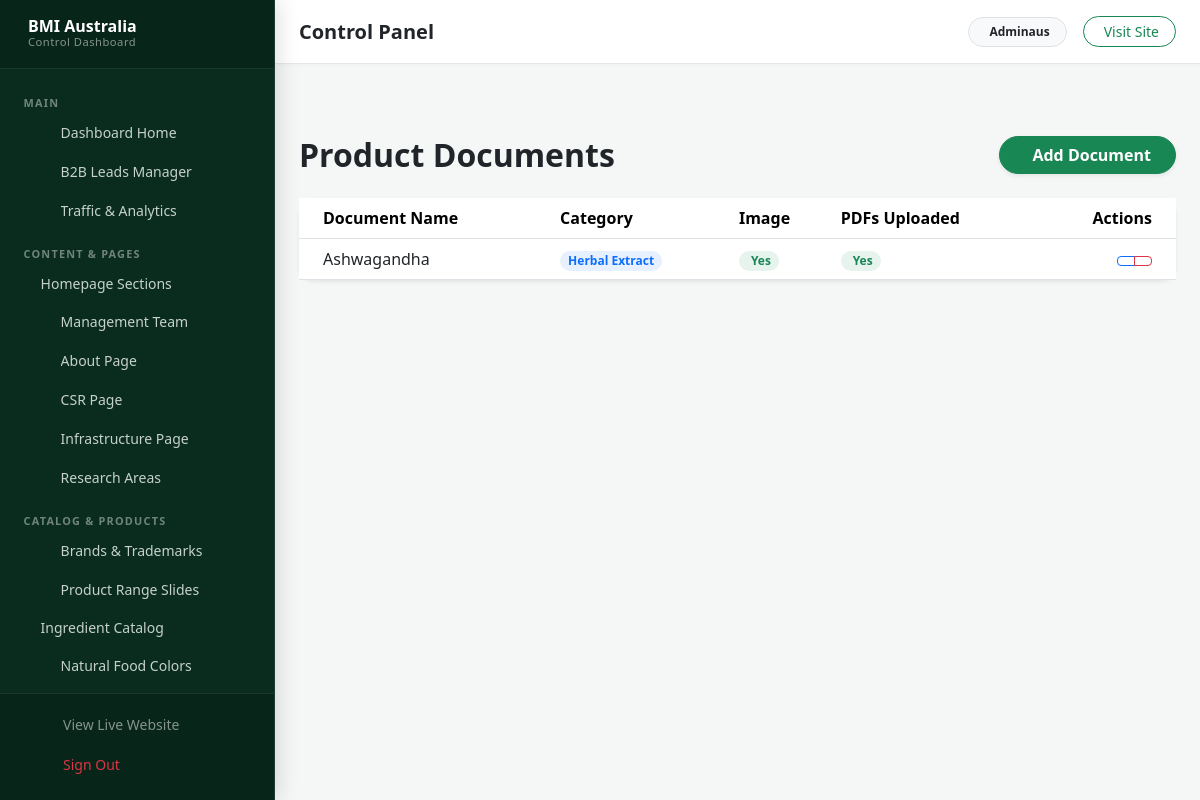
The page /dashboard/product-documents/ (signed in) on the database as committed earlier.
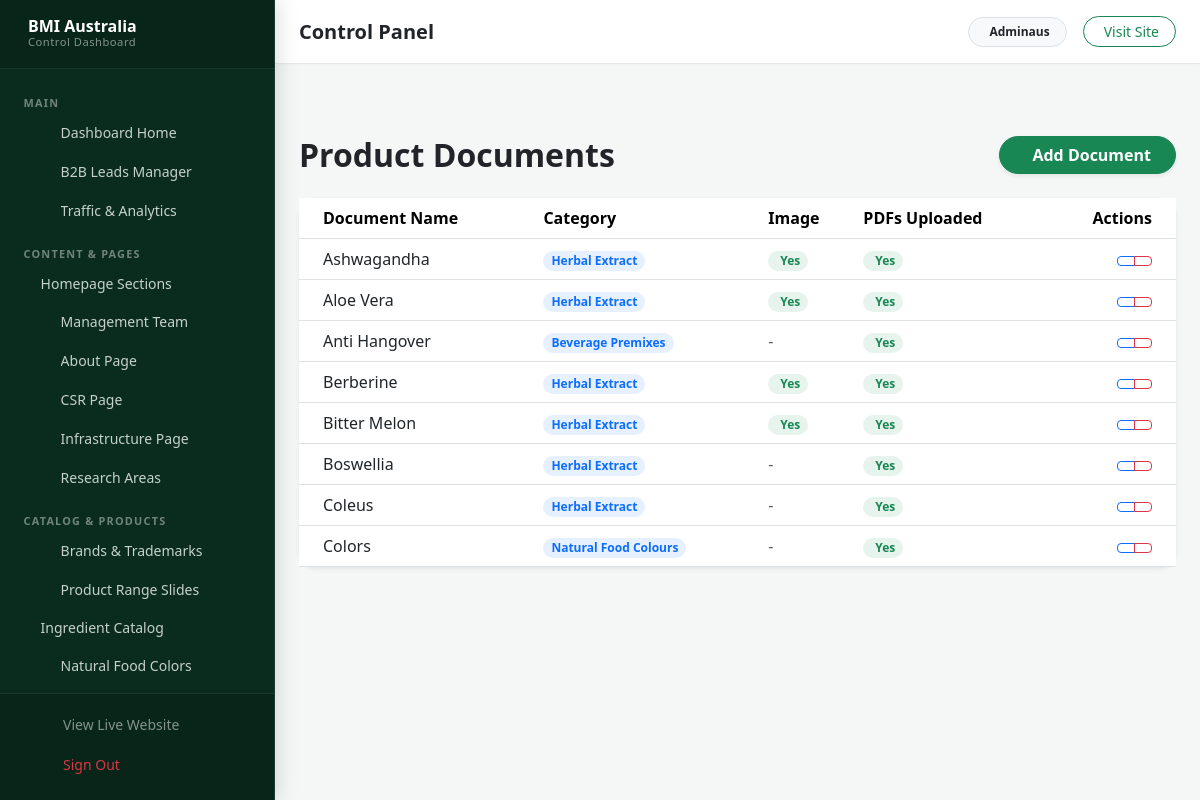
The same page on the database as committed later.
### main/models.py (models this page shows, shortened)
class ProductDocument(models.Model):
    name = models.CharField(max_length=255)
    category = models.ForeignKey(ProductDocumentCategory, on_delete=models.SET_NULL, null=True, blank=True, related_name='product_documents')
    image = models.ImageField(upload_to='product_documents/images/', null=True, blank=True, help_text='Optional image for the product')
    pdfs = models.TextField(blank=True, help_text='Comma-separated list of PDF file paths')
    created_at = models.DateTimeField(auto_now_add=True)
    updated_at = models.DateTimeField(auto_now=True)
    class Meta:
        verbose_name = 'Product Document'
        verbose_name_plural = 'Product Documents'

class ProductDocumentCategory(models.Model):
    name = models.CharField(max_length=150, unique=True)
    created_at = models.DateTimeField(auto_now_add=True)
    class Meta:
        verbose_name = 'Product Document Category'
        verbose_name_plural = 'Product Document Categories'
        ordering = ['name']

### main/views.py (the view)
# urls.py: path('dashboard/product-documents/', views.dashboard_manage_product_documents, name='dashboard_manage_product_documents'),
@login_required(login_url='dashboard_login')
def dashboard_manage_product_documents(request):
    documents = ProductDocument.objects.all().select_related('category')
    return render(request, 'main/dashboard/manage_product_documents.html', {'documents': documents})

### templates/main/dashboard/manage_product_documents.html (shortened to what this page needs)
{% extends "main/dashboard/dashboard_base.html" %}
{% block dashboard_content %}
<div class="row">
    <div class="col-12 mb-5">
        <div class="d-flex justify-content-between align-items-center mb-3 mb-md-4 mt-5">
            <h2 class="fw-bold text-dark mb-0">Product Documents</h2>
            <a href="{% url 'dashboard_add_product_document' %}" class="btn btn-success rounded-pill px-3 px-md-4 fw-semibold shadow-sm">
                Add Document
            </a>
        </div>
        <div class="card shadow-sm border-0 rounded-4">
            <div class="card-body p-0">
                <div class="table-responsive">
                    <table class="table table-hover align-middle mb-0">
                        <thead class="bg-light">
                            <tr>
                                <th class="ps-4">Document Name</th>
                                <th>Category</th>
                                <th>Image</th>
                                <th>PDFs Uploaded</th>
                                <th class="text-end pe-4">Actions</th>
                            </tr>
                        </thead>
                        <tbody>
                            {% for doc in documents %}
                            <tr>
                                <td class="ps-4 fw-medium text-dark">
                                    {{ doc.name }}
                                </td>
                                <td>
                                    {% if doc.category %}
                                        <span class="badge bg-primary bg-opacity-10 text-primary rounded-pill px-2 py-1">{{ doc.category.name }}</span>
                                    {% else %}
                                        <span class="text-muted">-</span>
                                    {% endif %}
                                </td>
                                <td>
                                    {% if doc.image %}
                                        <span class="badge bg-success bg-opacity-10 text-success rounded-pill px-2 py-1">Yes</span>
                                    {% else %}
                                        <span class="text-muted">-</span>
                                    {% endif %}
                                </td>
                                <td>
                                    {% if doc.pdfs %}
                                        <span class="badge bg-success bg-opacity-10 text-success rounded-pill px-2 py-1">Yes</span>
                                    {% else %}
                                        <span class="text-muted">-</span>
                                    {% endif %}
                                </td>
                                <td class="text-end pe-4">
                                    <div class="btn-group btn-group-sm">
                                        <a href="{% url 'dashboard_edit_product_document' doc.pk %}" class="btn btn-outline-primary" title="Edit">
                                        </a>
                                        <a href="{% url 'dashboard_delete_product_document' doc.pk %}" class="btn btn-outline-danger" title="Delete">
                                        </a>
                                    </div>
                                </td>
                            </tr>
                            {% endfor %}
                        </tbody>
                    </table>
                </div>
            </div>
        </div>
    </div>
</div>
{% endblock %}

Rows that differ between the two databases and show on the page:
added ProductDocument: name "Aloe Vera", category.name "Herbal Extract", shows "Yes"
added ProductDocument: name "Anti Hangover", category.name "Beverage Premixes", shows "Yes"
added ProductDocument: name "Berberine", category.name "Herbal Extract", shows "Yes"
added ProductDocument: name "Bitter Melon", category.name "Herbal Extract", shows "Yes"
added ProductDocument: name "Boswellia", category.name "Herbal Extract", shows "Yes"
added ProductDocument: name "Coleus", category.name "Herbal Extract", shows "Yes"
added ProductDocument: name "Colors", category.name "Natural Food Colours", shows "Yes"
